Frame 1 (no input): blank canvas, image omitted
Frame 60 (the mouse pressed at the canvas centre just before this capture): blank canvas, image omitted
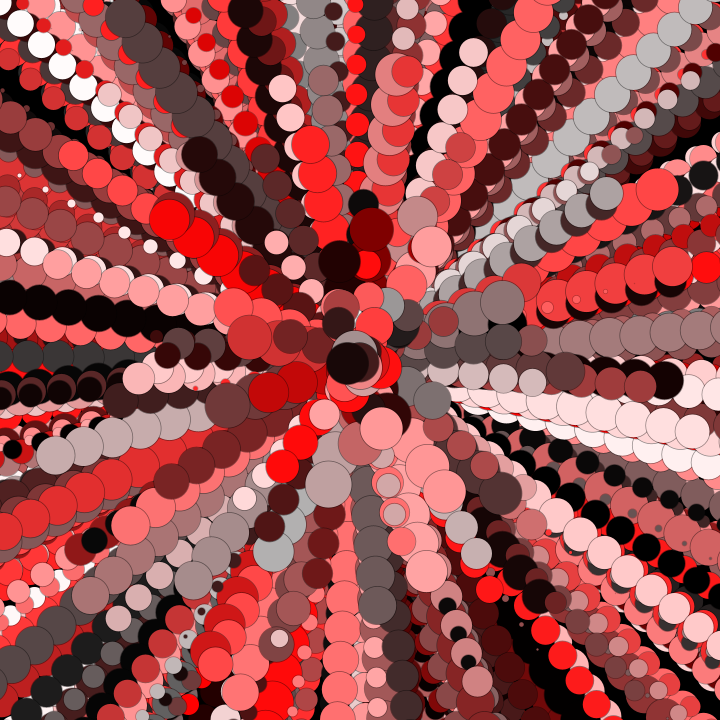
Frame 120 (the mouse held since frame 60 and released just before this capture)

The Processing sketch whose frames 1 and 60 were blank and that drew this single picture after the mouse press (run headless with seeded random() and noise(); from frame 60 on, the mouse is pressed at the canvas centre):

// Processing sketch: processing_159342
// ── processing_159342.pde

ArrayList<Particle> pts;
boolean onPressed, showInstruction;

void setup() {
  size(720, 720);
  smooth();  
  frameRate(50);
  colorMode(HSB);
  rectMode(CENTER);

  pts = new ArrayList<Particle>();

  background(0);
}

void draw() {

  if (onPressed) {
    for (int i=0;i<10;i++) {
      Particle newP = new Particle(mouseX, mouseY, i+pts.size(), i+pts.size());
      pts.add(newP);
    }
  }

  for (int i=0; i<pts.size(); i++) {
    Particle p = pts.get(i);
    p.update();
    p.display();
  }

  for (int i=pts.size()-1; i>-1; i--) {
    Particle p = pts.get(i);
    if (p.dead) {
      pts.remove(i);
    }
  }
}

void mousePressed() {
  onPressed = true;
  if (showInstruction) {
    background(255);
    showInstruction = false;
  }
}

void mouseReleased() {
  onPressed = false;
}

void keyPressed() {
  if (key == 'c') {
    for (int i=pts.size()-1; i>-1; i--) {
      Particle p = pts.get(i);
      pts.remove(i);
    }
    background(255);
  }
}

class Particle {
  PVector loc, vel, acc;
  int lifeSpan, passedLife;
  boolean dead;
  float alpha, weight, weightRange, decay, xOffset, yOffset;
  color c;

  Particle(float x, float y, float xOffset, float yOffset) {
    loc = new PVector(x, y);

    float randDegrees = random(360);
    vel = new PVector(cos(radians(randDegrees)), sin(radians(randDegrees)));
    vel.mult(random(5));

    acc = new PVector(0, 0);
    lifeSpan = int(random(10, 100));
    decay = random(2, 3);
    c = color(mouseX, random(255), random(350));
    weightRange = random(30, 50);

    this.xOffset = xOffset;
    this.yOffset = yOffset;
    if (mouseX>255) {
      c=color(mouseX-mouseY, random(255), random(350));
    }
  }

  void update() {
    if (passedLife>=lifeSpan) {
      dead = true;
    }
    else {
      passedLife++;
    }

    alpha = float(lifeSpan-passedLife)/lifeSpan * 70+50;
    weight = float(lifeSpan-passedLife)/lifeSpan * weightRange;

    acc.set(0, 0);


    vel.add(acc);
    vel.mult(decay);
    vel.limit(30);
    loc.add(vel);
  }

  void display() {
    strokeWeight(weight+1.5);
    stroke(0, alpha);
    point(loc.x, loc.y);

    strokeWeight(weight);
    stroke(c);
    point(loc.x, loc.y);
  }
}
